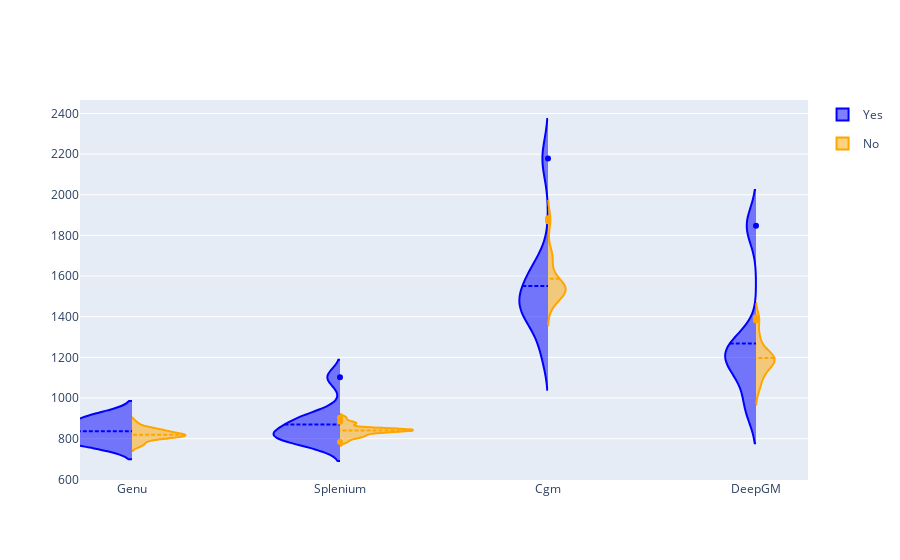

This figure's notebook cell:
### Code cell
import plotly.graph_objects as go

import pandas as pd

fig = go.Figure()

df1 = pd.DataFrame({
    'T1 (ms)': np.concatenate([genu_estimate_inter, splenium_estimate_inter,  cgm_estimate_inter, deepgm_estimate_inter]),
    'Group': ['Genu'] * len(genu_estimate_inter) + ['Splenium'] * len(splenium_estimate_inter) + ['Cgm'] * len(cgm_estimate_inter) + ['DeepGM'] * len(deepgm_estimate_inter) ,
    'Type': ['Inter'] * len(genu_estimate_inter)  + ['Inter'] * len(splenium_estimate_inter)  + ['Inter'] * len(cgm_estimate_inter) + ['Inter'] * len(deepgm_estimate_inter) ,
    'Region': ['Genu'] * len(genu_estimate_inter)  + ['Splenium'] * len(splenium_estimate_inter)  + ['Cgm'] * len(cgm_estimate_inter)  + ['DeepGM'] * len(deepgm_estimate_inter) ,
})

df2 = pd.DataFrame({
    'T1 (ms)': np.concatenate([genu_estimate_intra, splenium_estimate_intra,  cgm_estimate_intra, deepgm_estimate_intra]),
    'Group': ['Genu'] * len(genu_estimate_intra) + ['Splenium'] * len(splenium_estimate_intra) + ['Cgm'] * len(cgm_estimate_intra) + ['DeepGM'] * len(deepgm_estimate_intra) ,
    'Type': ['Intra'] * len(genu_estimate_intra)  + ['Intra'] * len(splenium_estimate_intra)  + ['Intra'] * len(cgm_estimate_intra) + ['Intra'] * len(deepgm_estimate_intra) ,
    'Region': ['Genu'] * len(genu_estimate_intra)  + ['Splenium'] * len(splenium_estimate_intra)  + ['Cgm'] * len(cgm_estimate_intra)  + ['DeepGM'] * len(deepgm_estimate_intra) ,
})


fig.add_trace(go.Violin(x=df1['Region'],
                        y=df1['T1 (ms)'],
                        legendgroup='Yes', scalegroup='Yes', name='Yes',
                        side='negative',
                        line_color='blue')
             )
fig.add_trace(go.Violin(x=df2['Region'],
                        y=df2['T1 (ms)'],
                        legendgroup='No', scalegroup='No', name='No',
                        side='positive',
                        line_color='orange')
             )
fig.update_traces(meanline_visible=True)
fig.update_layout(violingap=0, violinmode='overlay')
fig.show()

### Figure 1 — Plotly figure (JSON) as saved in the notebook; plotly's stock layout.template omitted (floating-point values rounded to 4 significant figures)
{"data": [{"legendgroup": "Yes", "line": {"color": "blue"}, "meanline": {"visible": true}, "name": "Yes", "scalegroup": "Yes", "side": "negative", "type": "violin", "x": ["Genu", "Genu", "Genu", "Genu", "Genu", "Genu", "Genu", "Genu", "Genu", "Splenium", "Splenium", "Splenium", "Splenium", "Splenium", "Splenium", "Splenium", "Splenium", "Splenium", "Cgm", "Cgm", "Cgm", "Cgm", "Cgm", "Cgm", "Cgm", "Cgm", "Cgm", "DeepGM", "DeepGM", "DeepGM", "DeepGM", "DeepGM", "DeepGM", "DeepGM", "DeepGM", "DeepGM"], "y": [892.9, 887.0, 913.6, 842.7, 797.9, 837.7, 783.0, 770.0, 800.1, 914.6, 882.0, 1102.0, 887.4, 776.1, 807.3, 826.0, 809.7, 819.0, 1595.0, 1417.0, 2178.0, 1467.0, 1648.0, 1457.0, 1236.0, 1545.0, 1411.0, null, 953.4, 1847.0, 1113.0, 1274.0, 1207.0, null, 1214.0, null]}, {"legendgroup": "No", "line": {"color": "orange"}, "meanline": {"visible": true}, "name": "No", "scalegroup": "No", "side": "positive", "type": "violin", "x": ["Genu", "Genu", "Genu", "Genu", "Genu", "Genu", "Genu", "Genu", "Genu", "Genu", "Genu", "Genu", "Genu", "Genu", "Genu", "Genu", "Genu", "Genu", "Genu", "Genu", "Genu", "Genu", "Genu", "Genu", "Splenium", "Splenium", "Splenium", "Splenium", "Splenium", "Splenium", "Splenium", "Splenium", "Splenium", "Splenium", "Splenium", "Splenium", "Splenium", "Splenium", "Splenium", "Splenium", "Splenium", "Splenium", "Splenium", "Splenium", "Splenium", "Splenium", "Splenium", "Splenium", "Cgm", "Cgm", "Cgm", "Cgm", "Cgm", "Cgm", "Cgm", "Cgm", "Cgm", "Cgm", "Cgm", "Cgm", "Cgm", "Cgm", "Cgm", "Cgm", "Cgm", "Cgm", "Cgm", "Cgm", "Cgm", "Cgm", "Cgm", "Cgm", "DeepGM", "DeepGM", "DeepGM", "DeepGM", "DeepGM", "DeepGM", "DeepGM", "DeepGM", "DeepGM", "DeepGM", "DeepGM", "DeepGM", "DeepGM", "DeepGM", "DeepGM", "DeepGM", "DeepGM", "DeepGM", "DeepGM", "DeepGM", "DeepGM", "DeepGM", "DeepGM", "DeepGM"], "y": [770.0, 805.0, 811.1, 811.7, 837.2, 839.6, 764.4, 815.4, 837.8, 821.5, 782.9, 794.2, 812.3, 818.5, 809.4, 806.4, 847.2, 851.5, 822.7, 833.5, 819.4, 820.7, 879.2, 856.3, 809.7, 815.3, 847.3, 845.9, 841.8, 843.0, 809.4, 839.4, 783.4, 837.1, 823.8, 826.0, 846.7, 848.2, 843.0, 839.3, 872.4, 875.1, 799.1, 845.2, 834.7, 840.4, 882.6, 903.3, 1545.0, 1519.0, 1541.0, 1516.0, 1596.0, 1570.0, 1699.0, 1558.0, 1536.0, 1574.0, 1553.0, 1655.0, 1537.0, 1517.0, 1713.0, 1870.0, 1498.0, 1492.0, 1689.0, 1552.0, 1516.0, 1499.0, 1884.0, 1449.0, 1214.0, 1127.0, 1184.0, 1174.0, 1196.0, 1195.0, 1309.0, 1119.0, 1039.0, 1067.0, 1181.0, 1294.0, 1237.0, 1229.0, 1159.0, 1382.0, 1185.0, 1192.0, 1208.0, 1237.0, 1154.0, 1143.0, 1396.0, 1091.0]}], "layout": {"autosize": true, "violingap": 0, "violinmode": "overlay", "xaxis": {"autorange": true, "range": [-0.25, 3.25], "type": "category"}, "yaxis": {"autorange": true, "range": [596.6, 2466.0], "type": "linear"}}}
